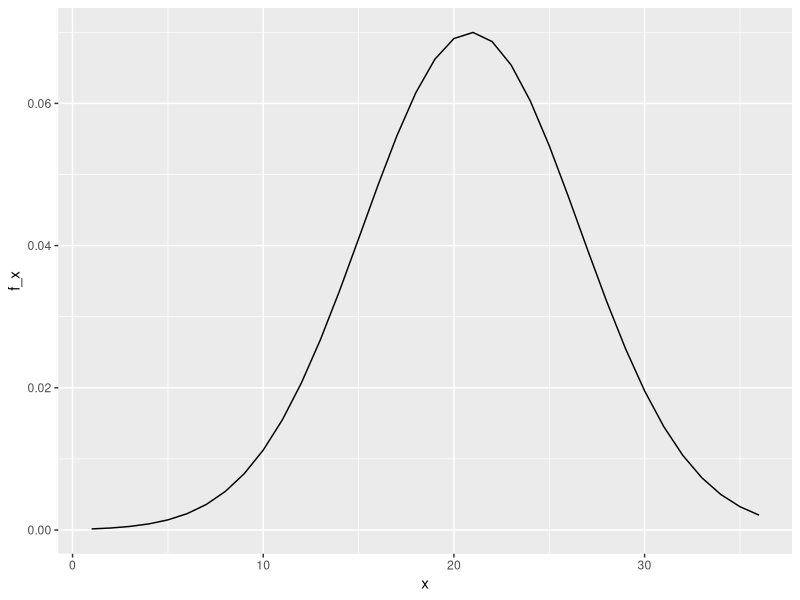
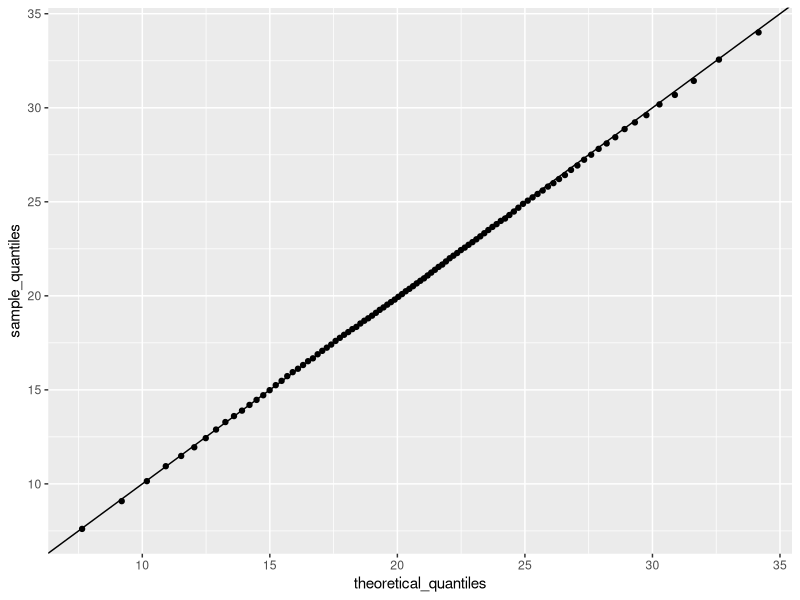

Generate these figures, in order, with R:
# Title     : TODO
# Objective : TODO
# Created by: slebron
# Created on: 2/11/20
library(tidyverse)
options(digits = 3)

set.seed(16, sample.kind = "Rounding")


K = 10000

act_scores <- replicate(K, {
  act <- rnorm(1:36, 20.9, 5.7)
  #max(act)
})

names(act_scores)

mean(act_scores)
sd(act_scores)

nrow(act_scores >= 36)
sum(act_scores >= 36)


set.seed(16, sample.kind = "Rounding")
act_scores <- rnorm(10000, 20.9, 5.7)
mean(act_scores)

set.seed(16, sample.kind = "Rounding")

act_scores <- rnorm(10000, 20.9, 5.7)
sd(act_scores)


sum(act_scores >= 36)

mean(act_scores > 30)

mean(act_scores <= 10)

x <- 1:36
data.frame(x, f_x = dnorm(x, 20.9, 5.7)) %>% ggplot(aes(x, f_x)) + geom_line()

zscore <- scale(act_scores)
sum(ifelse(zscore >= 2, 1, 0)) / length(zscore)

sum(ifelse(zscore >= 2, 1, 0)) / length(zscore)


z_scores <- (act_scores + mean(act_scores)) / sd(act_scores)

z_scores <- (act_scores - mean(act_scores)) / sd(act_scores)


c <- mean(z_scores < 2)

qnorm(c, 20.9, 5.7)

2 * sd(act_scores) + mean(act_scores)

2 * sd(act_scores) + mean(act_scores)

qnorm(0.975, 20.9, 5.7)


max(pnorm(zscore, 20.9, 5.7))


act_scores
F <- function(a) mean(act_scores <= 0.95)

30 / 0.95


FREQ <- seq(1:36)


act_cores <- sapply(1:36, function(x){
  mean(act_scores <= x)
})

min(which(act_cores >= 0.95))


ccc <- sapply(FREQ, function(x) {
  pnorm(x, 20.9, 5.7)
})

min(which(ccc >= 0.95))

qnorm(0.95, 20.9, 5.7)

p <- seq(0.01, 0.99, 0.01)
sample_quantiles  <- quantile(act_scores, p)
min(which(sample_quantiles >= 26))


p <- seq(0.01, 0.99, 0.01)
sample_quantiles <- quantile(act_scores, p)
theoretical_quantiles <- qnorm(p, 20.9, 5.7)
qplot(theoretical_quantiles, sample_quantiles) + geom_abline()